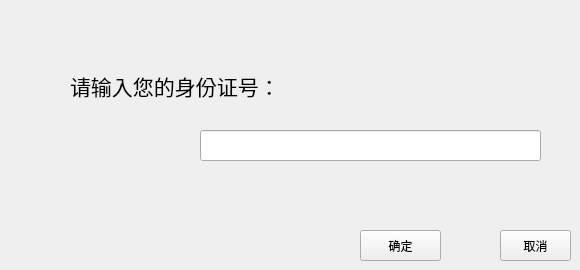
        <widget class="QWidget" name="tab">
         <attribute name="title">
          <string>已预定房间入住</string>
         </attribute>
         <widget class="QLabel" name="label_47">
          <property name="geometry">
           <rect>
            <x>70</x>
            <y>60</y>
            <width>211</width>
            <height>51</height>
           </rect>
          </property>
          <property name="font">
           <font>
            <pointsize>16</pointsize>
           </font>
          </property>
          <property name="text">
           <string>请输入您的身份证号：</string>
          </property>
         </widget>
         <widget class="QLineEdit" name="lineEdit_2">
          <property name="geometry">
           <rect>
            <x>200</x>
            <y>130</y>
            <width>341</width>
            <height>31</height>
           </rect>
          </property>
         </widget>
         <widget class="QPushButton" name="pushButton">
          <property name="geometry">
           <rect>
            <x>360</x>
            <y>230</y>
            <width>81</width>
            <height>31</height>
           </rect>
          </property>
          <property name="text">
           <string>确定</string>
          </property>
         </widget>
         <widget class="QPushButton" name="pushButton_2">
          <property name="geometry">
           <rect>
            <x>500</x>
            <y>230</y>
            <width>71</width>
            <height>31</height>
           </rect>
          </property>
          <property name="text">
           <string>取消</string>
          </property>
         </widget>
        </widget>
